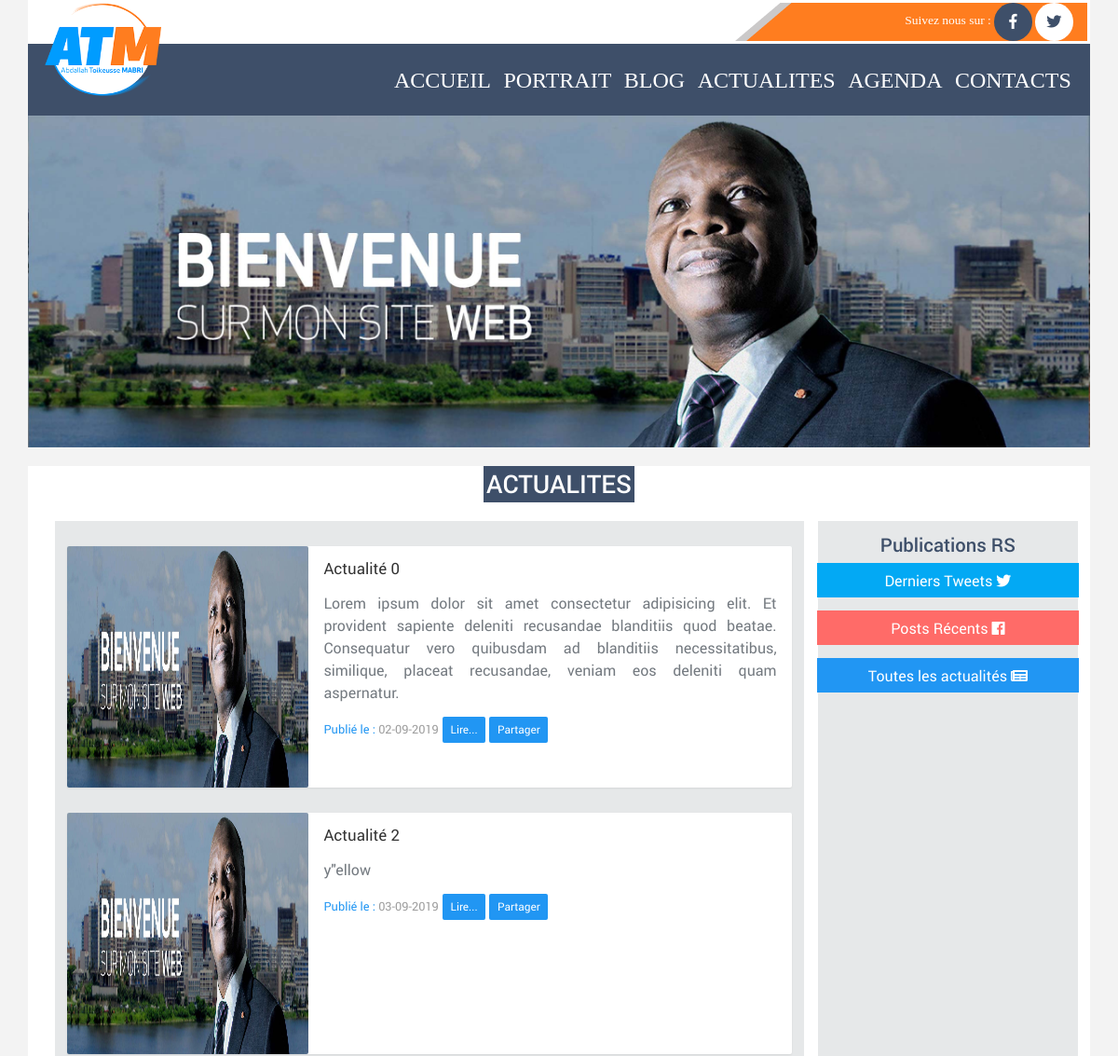
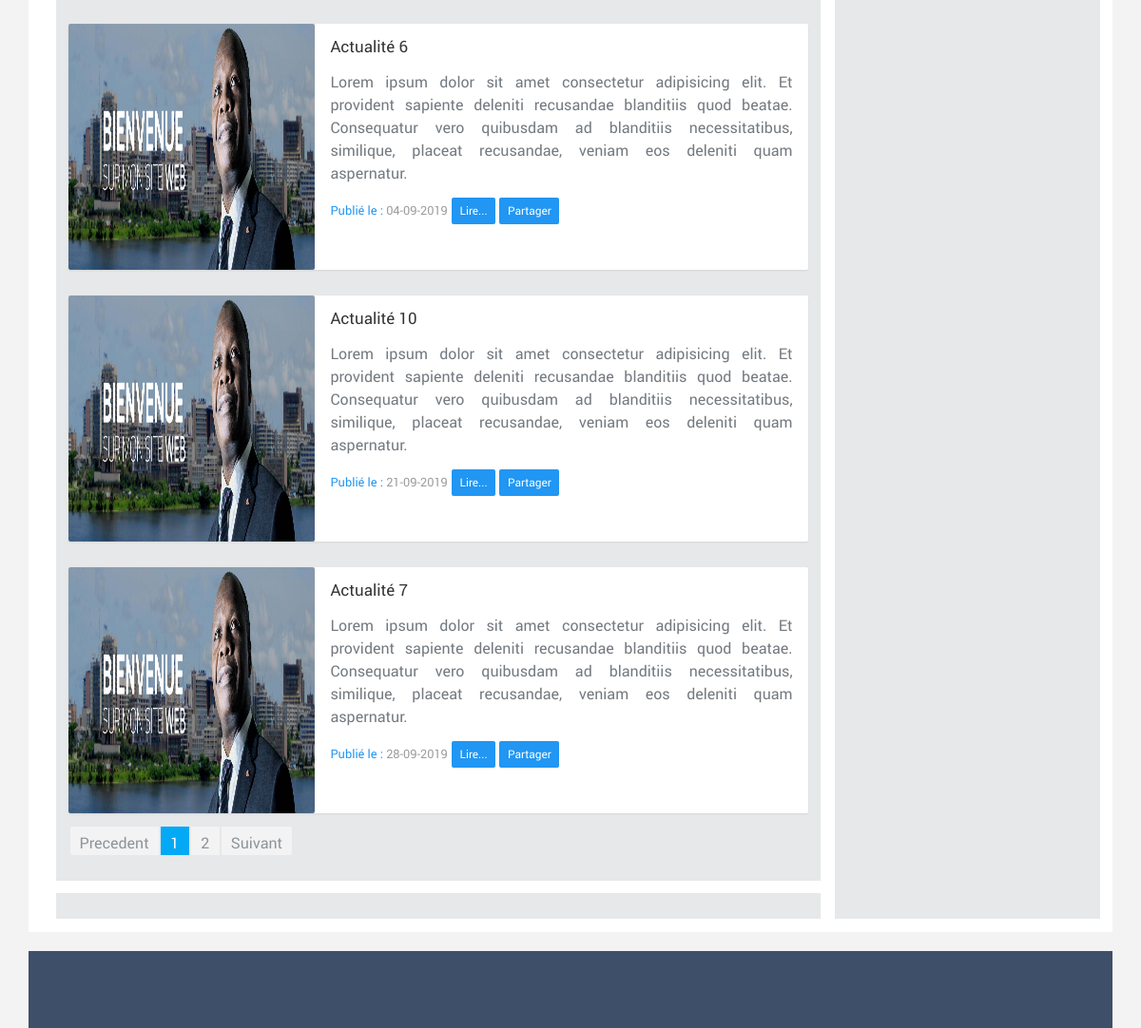
The page /index.php/actualites on the database its author committed (2 pictures, top to bottom).
### tables this page shows
create table if not exists `article` (
  id int not null unique auto_increment,
  titre varchar(100) not null,
  contenu TEXT not null,
  date_creation date not null,
  date_pub date,
  periode_pub_debut date,
  periode_pub_fin date,
  lien_img varchar(200) not null,
  etat varchar(50) not null,
  user varchar(50) not null,
  primary key (`id`),
  foreign key(etat) references etat(libelle)  on delete cascade,
  foreign key(user) references user(login)  on delete cascade
);

### application/controllers/Actualites.php (called while the page is built, shortened)
<?php
class Actualites extends CI_Controller
{
    public function index()
    {
        $rep_actualite = $this->get_list_actualite();
        $data['list_article'] = $rep_actualite['list_actualites'];
        $data['nbre_article_total'] = $rep_actualite['nbre_actualite'];
        $nbre_article_par_page = 5;
        $nbre_page = 0;
        $nbre_article_derniere_page = 0;
        if ($data['nbre_article_total']>$nbre_article_par_page) {
            $nbre_page = intval($data['nbre_article_total']/$nbre_article_par_page);
            $reste_division = $data['nbre_article_total']%$nbre_article_par_page;
            if ($reste_division!=0) {
                $nbre_page++;
                $nbre_article_derniere_page = $reste_division;
            }
        } else {
            $nbre_page = 1;
        }
        $data['nbre_article_par_page'] = $nbre_article_par_page;
        $data['nbre_page'] = $nbre_page;
        $data['nbre_article_derniere_page'] = $nbre_article_derniere_page;
        $data['titre_page'] = "ATM";
        $data['page']='actualites';
        $this->load->view('pages/main_layout',$data);
    }
	private function get_list_actualite()
	{
		$this->load->model('chargement_data_model');
	    return $this->chargement_data_model->get_list_actualite();
    }
}

### index.php (called while the page is built, shortened)
<?php
require_once BASEPATH.'core/CodeIgniter.php';

### application/helpers/MY_url_helper.php (called while the page is built, shortened)
<?php
if ( ! function_exists('site_url'))
{
    function site_url($uri = '')
	{
	    if( ! is_array($uri))
	    {
	        $uri = func_get_args();
	    }
	    $CI =& get_instance();
	    return $CI->config->site_url($uri);
	}
}
 ?>

### application/models/Chargement_data_model.php (called while the page is built, shortened)
<?php  if ( ! defined('BASEPATH')) exit('No direct script access allowed');
class Chargement_data_model extends CI_Model
{
	public function get_list_actualite()
	{
		$query = $this->db->query("select * from article order by date_pub ASC");
		$infos['list_actualites'] = $query->result_array();
		$infos['nbre_actualite'] = $query->num_rows();
		return $infos;
	}
}

### application/views/pages/actualites.php (the view, shortened to what this page needs)
<div class="container">
    <div class="row">
        <img class="img-fluid" src="<?php echo base_url('assets/img/sliders/slide1.jpg'); ?>" alt="First slide">
    </div>
    <div class="container">
    </div>
    <div class="row bg-white">
        <div class="col-md-12 text-center">
            <h2 class="fb-color title_one text-white p-1">ACTUALITES</h2>
        </div>
    </div>
    <section class="row bg-white">
        <header class="container ">
            <div class="d-flex align-items-center justify-content-center">
                <div class="d-flex flex-column col-md-12 p-3">
                    <div class="row ">
                        <div class="col-md-9 text-justify text_who_is ">
                            <div class="col-md-12 bg_article_liste pt-3 pb-3">
                                <?php
                                if ($nbre_article_total>0) {
                                ?>
                                    <?php
                                    $valeur_finale = -1;
                                    for ($i=1; $i <= $nbre_page; $i++) {
                                    ?>
                                        <div id="<?= 'page_'.$i; ?>" class="row view_page">
                                        <?php
                                        $valeur_initiale = $valeur_finale + 1;
                                        $valeur_finale = $valeur_initiale + ($nbre_article_par_page - 1);
                                        if ($i==$nbre_page) {
                                            $valeur_finale = $nbre_article_total - 1;
                                        }
                                        for ($j=$valeur_initiale; $j <= $valeur_finale; $j++) {
                                        ?>
                                            <div class="card m-3">
                                                <div class="row no-gutters">
                                                    <div class="col-md-4">
                                                        <img src="<?= base_url('assets/img/sliders/slide1.jpg'); ?>" class="card-img" height="259px" width="225px" alt="...">
                                                    </div>
                                                    <div class="col-md-8">
                                                        <div class="card-body">
                                                            <h5 class="card-title"><?= $list_article[$j]['titre']; ?></h5>
                                                            <p class="card-text"><?= $list_article[$j]['contenu']; ?>
                                                            </p>
                                                            <span>
                                                                <span class="card-text"><small class="text-muted"><span class="text-primary">Publié le : </span><?= date("d-m-Y",strtotime($list_article[$j]['date_pub'])); ?></small></span>
                                                                <button type="button" class="btn btn-primary btn-sm ">Lire...</button>
                                                                <button type="button" class="btn btn-primary btn-sm ">Partager</button>
                                                            </span>
                                                        </div>
                                                    </div>
                                                </div>
                                            </div>
                                        <?php
                                        }
                                        ?>
                                        </div>
                                    <?php
                                    }
                                    ?>
                                    <div id="page">
                                        <ul class="pagination"></ul>
                                    </div>
                                <?php
                                }
                                ?>
                            </div>
                            <div class="col-md-12 bg_article_liste mt-3 pt-3 pb-3">
                            </div>
                        </div>
                        <div class="col-md-3 text-justify text_who_is bg_article_liste p-3">
                            <?php $this->load->view('pages/flux_rs'); ?>
                        </div>
                    </div>
                </div>
            </div>
        </header>
    </section>
    <div class="clearfix">
    </div>
</div>

### application/views/pages/main_layout.php (shortened to what this page needs)
<!DOCTYPE html>
<html lang="en">
<head>
    <link rel="stylesheet" href="<?php echo base_url('assets/calendar/calendar-style.css'); ?>">
    <link rel="stylesheet" href="<?php echo base_url('assets/css/style.css'); ?>">
    <link rel="stylesheet" href="<?php echo base_url('assets/fonts/Apex/style.css'); ?>">
    <link rel="stylesheet" href="<?php echo base_url('assets/vendors/bower_components/fontawesome/css/all.css'); ?>">
    <link rel="stylesheet" href="<?php echo base_url('assets/css/app.min.css'); ?>">
    <link rel="stylesheet" type="text/css"  media="screen" href="<?php echo base_url('assets/scripts_add/css/slider-pro.min.css'); ?>"/>
    <link rel="stylesheet" type="text/css"  href="<?php echo base_url('assets/scripts_add/css/examples.css'); ?>"/>
</head>
<body data-ma-theme="">
    <main class="main">
        <div class="container bg-white">
            <div class="row bg-white p-1">
                <div class="col-md-8">
                    <img src="<?php echo base_url('assets/img/LOGO-ATM.png'); ?>" class="logo_officiel_ATM" id="logo_ATM" alt="">
                </div>
                <div class="col-md-4 follow text-white">
                    <div class="right">
                        <span class="follow_me"> Suivez nous sur :</span>
                        <a href="https://www.facebook.com/mabritoikeusse/" target="_blank">
                            <button class="btn fb-color btn--icon text-white"><i class="fab fa-facebook-f"></i></button>
                        </a>
                        <a href="https://twitter.com/atmabri" target="_blank">
                            <button class="btn bg-white btn--icon tw-color"><i class="fab fa-twitter"></i></button>
                        </a>
                    </div>
                </div>
            </div>
            <div class="row fb-color text-white">
                <nav class="navbar navbar-expand-lg fb-color  navbar-light text-white  container-fluid">
                    <div class="collapse navbar-collapse  " id="navbarSupportedContent">
                        <ul class="navbar-nav ml-auto  ">
                            <li class="nav-item active">
                                <a class="nav-link menu_p" href="<?php echo site_url('accueil') ?>">ACCUEIL </span></a>
                            </li>
                            <li class="nav-item active">
                                <a class="nav-link menu_p" href="<?php echo site_url('portrait') ?>">PORTRAIT </span></a>
                            </li>
                            <li class="nav-item active">
                                <a class="nav-link menu_p" href="<?php echo site_url('blog') ?>">BLOG </span></a>
                            </li>
                            <li class="nav-item active">
                                <a class="nav-link menu_p" href="<?php echo site_url('actualites') ?>">ACTUALITES </span></a>
                            </li>
                            <li class="nav-item active">
                                <a class="nav-link menu_p" href="<?php echo site_url('agenda') ?>">AGENDA </span></a>
                            </li>
                            <li class="nav-item active">
                                <a class="nav-link menu_p" href="<?php echo site_url('contacts') ?>">CONTACTS </span></a>
                            </li>
                        </ul>
                    </div>
                </nav>
            </div>
        </div>
        <?php $this->load->view('pages/'.$page); ?>
    </main>
    <div class="container">
        <div class="row fb-color p-5">
        </div>
    </div>
</body>
</html>

### application/views/pages/flux_rs.php
<h4 class="text-center tw-color">Publications RS</h4>
<div class="row">
    <div class="col-md-12 bg-info h-100 p-2 text-white text-center">
        Derniers Tweets <i class="fab fa-twitter"></i>
    </div>
    <div class="col-md-12 bg-danger h-100 p-2 text-white text-center mt-3">
        Posts Récents <i class="fab fa-facebook"></i>
    </div>
    <div class="col-md-12 bg-blue h-100 p-2 text-white text-center mt-3">
        Toutes les actualités <i class="fas fa-newspaper"></i>
    </div>
</div>

### assets/css/style.css (style rules this page uses)
li.nav-item { font-size: 500px; }
li.nav-item a { font-family: "ApexNew-Medium"; font-size: 200px; }
.logo_officiel_ATM { z-index: 1; width: 125px; height: 100px; left:10; position: absolute; margin-bottom:95px; }
body { font-family: 'ApexNew-Book'; }
h2 { font-family: 'ApexNew-Medium'; }
.follow { background: url("../img/rect_follow_me.png") no-repeat; font-family: 'ApexNew-Book'; }
.right { text-align: right }
.fb-color { background: #3e4f69; }
.tw-color { color: #3e4f69; }
.title_one { display: inline-block; color: #cdeafc !important; }
.text_who_is { font-size: 16px; }
.bg_article_liste { background: #e6e8e9; }
@media screen and (max-width: 1357px) { .follow { background: url("../img/rect_follow_me.png") no-repeat; background-size: 100% 100%; } }
@media (min-width: 304px) { .navbar-expand-lg .navbar-nav .menu_p { padding-right: .5rem; padding-left: .5rem; font-size: 16px; color: white !important; } }
@media (min-width: 576px) { .navbar-expand-lg .navbar-nav .menu_p { padding-right: .5rem; padding-left: .5rem; font-size: 18px; color: white !important; } }
@media (min-width: 768px) { .navbar-expand-lg .navbar-nav .menu_p { padding-right: .5rem; padding-left: .5rem; font-size: 20px; color: white !important; } }
@media (min-width: 992px) { .navbar-expand-lg .navbar-nav .menu_p { padding-right: .5rem; padding-left: .5rem; font-size: 22px; color: white !important; } }
@media (min-width: 1200px) { .navbar-expand-lg .navbar-nav .menu_p { padding-right: .5rem; padding-left: .5rem; font-size: 24px; color: white !important; } }

### rows shown on the page
article: titre "Actualité 0", contenu "Lorem ipsum dolor sit amet consectetur adipisicing elit. Et provident sapiente deleniti recusandae blanditiis quod beatae. Consequatur vero quibusdam ad blanditiis necessitatibus, similique, placeat recusandae, veniam eos deleniti quam aspernatur.", date_pub "02-09-2019"
article: titre "Actualité 2", contenu "y\"ellow", date_pub "03-09-2019"
article: titre "Actualité 6", contenu "Lorem ipsum dolor sit amet consectetur adipisicing elit. Et provident sapiente deleniti recusandae blanditiis quod beatae. Consequatur vero quibusdam ad blanditiis necessitatibus, similique, placeat recusandae, veniam eos deleniti quam aspernatur.", date_pub "04-09-2019"
article: titre "Actualité 10", contenu "Lorem ipsum dolor sit amet consectetur adipisicing elit. Et provident sapiente deleniti recusandae blanditiis quod beatae. Consequatur vero quibusdam ad blanditiis necessitatibus, similique, placeat recusandae, veniam eos deleniti quam aspernatur.", date_pub "21-09-2019"
article: titre "Actualité 7", contenu "Lorem ipsum dolor sit amet consectetur adipisicing elit. Et provident sapiente deleniti recusandae blanditiis quod beatae. Consequatur vero quibusdam ad blanditiis necessitatibus, similique, placeat recusandae, veniam eos deleniti quam aspernatur.", date_pub "28-09-2019"
